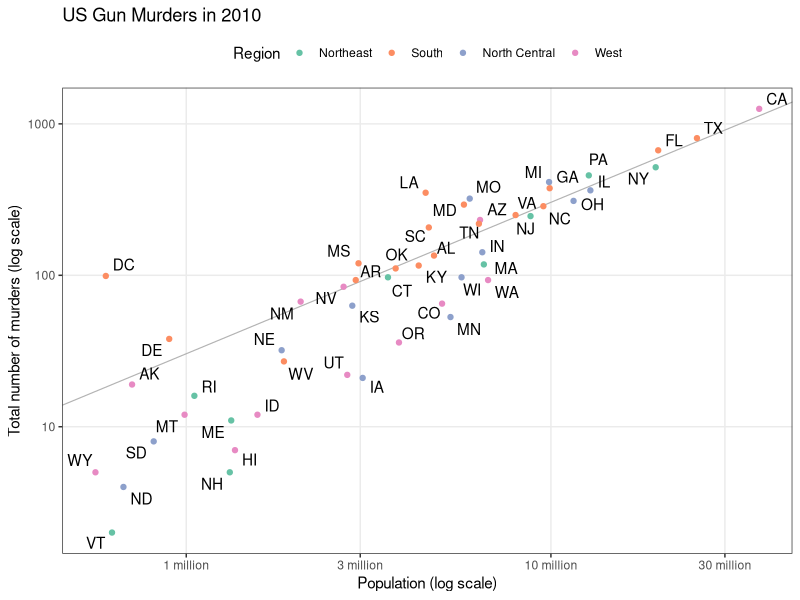
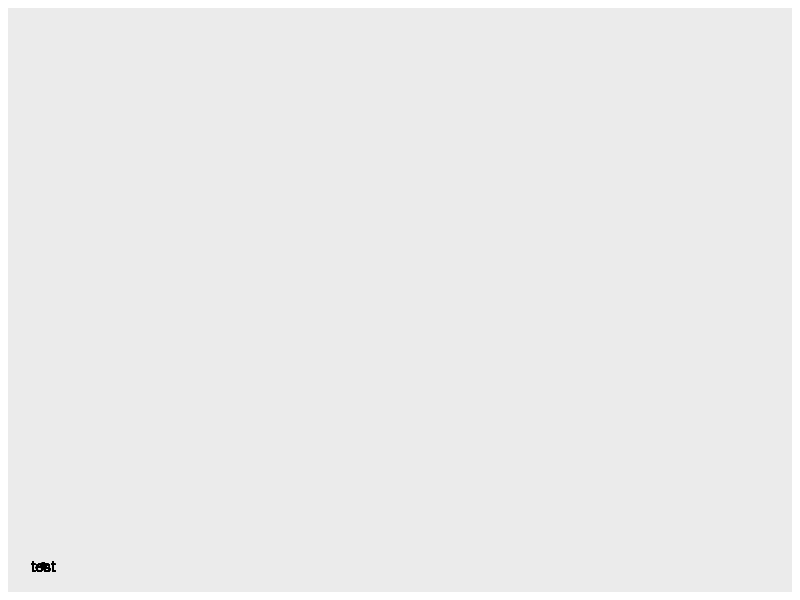
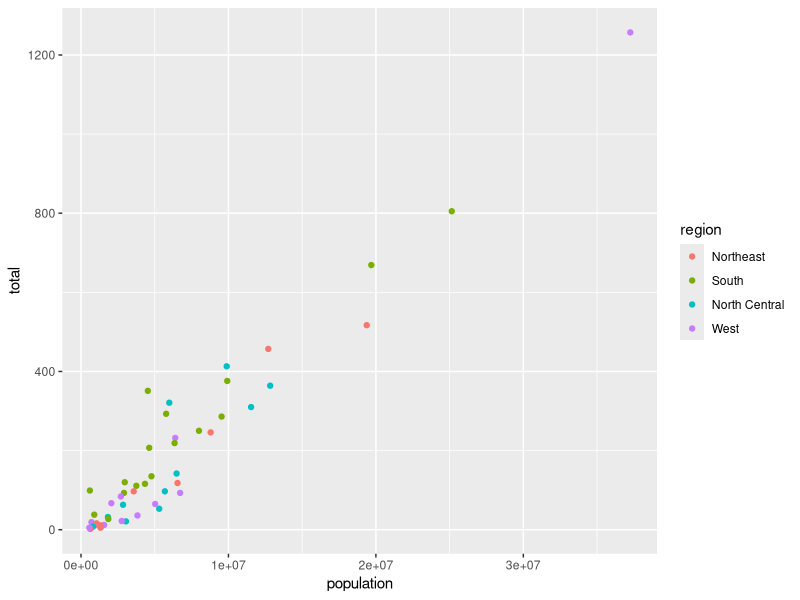
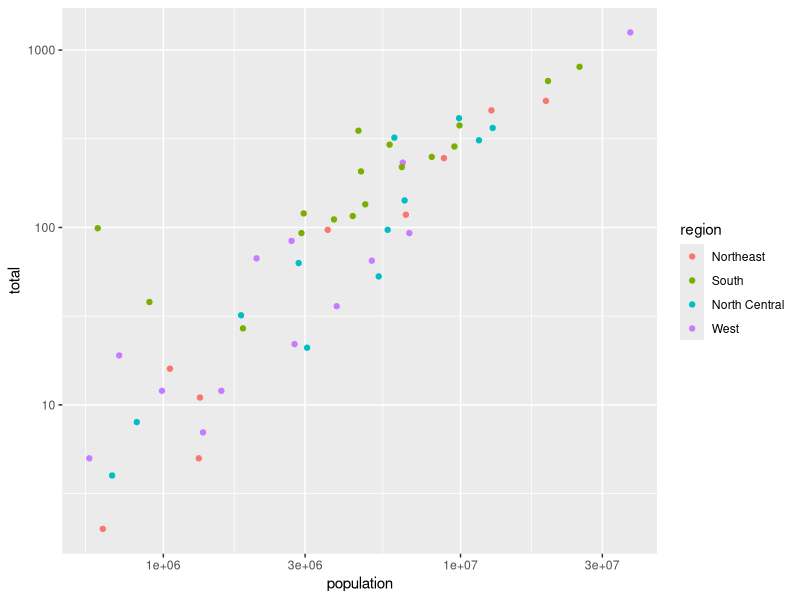
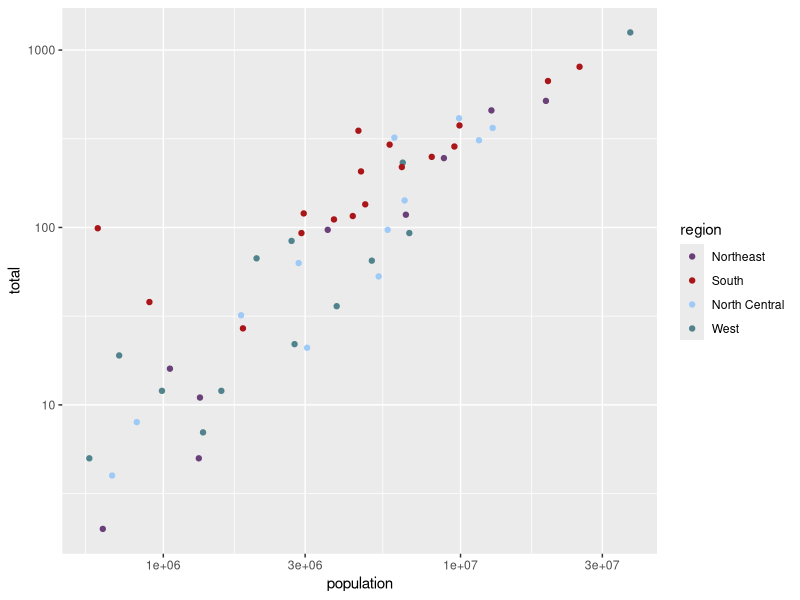
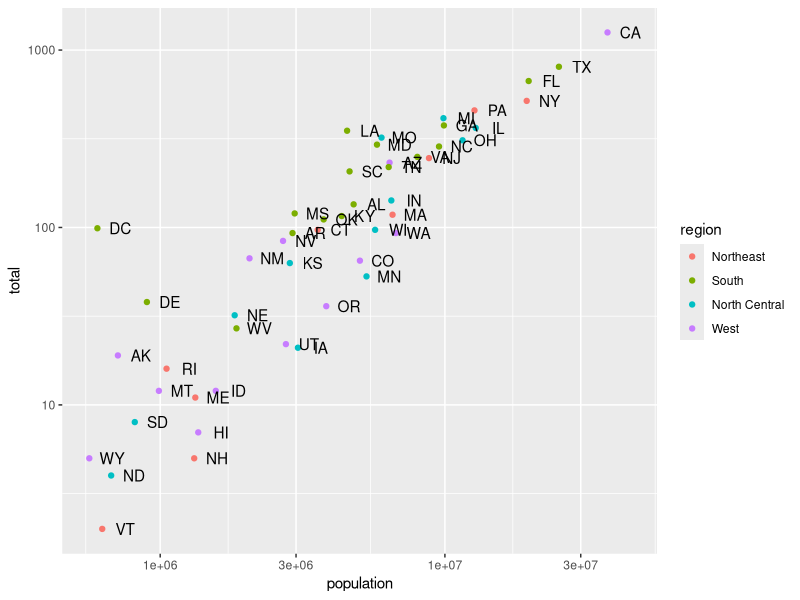
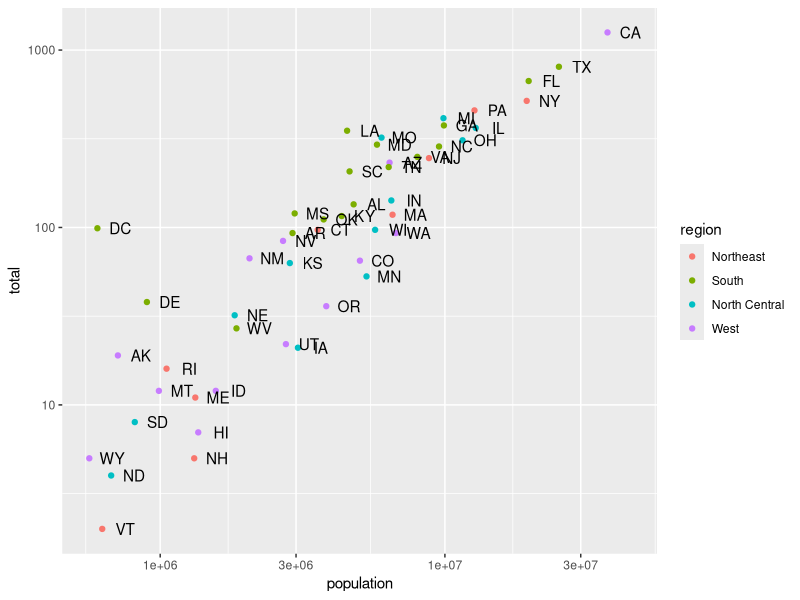
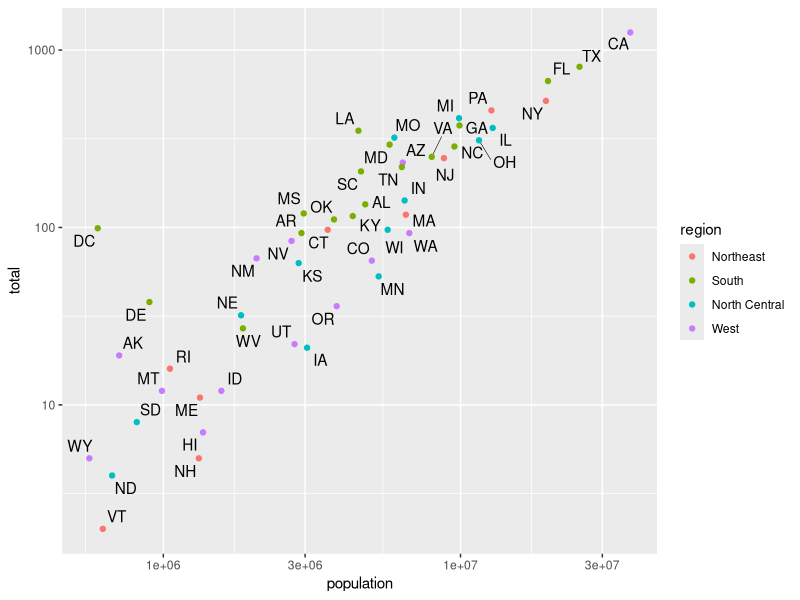

Source code (R) for these figures, in order:
## ---- chunk 1
library("knitr")
knitr::opts_chunk$set(cache = FALSE, message = FALSE, warning = FALSE, echo = TRUE)
## ---- chunk 2
library(dplyr)
library(dslabs)
library(ggplot2)
library(ggrepel)
library(scales)
## ---- chunk 3
data(murders)
r <- murders %>% 
  summarize(rate = sum(total) /  sum(population)) %>%
  pull(rate)

ggplot(murders, aes(x = population, y = total)) +
  geom_abline(intercept = log10(r), size = 0.4, col = "#b3b3b3") +
  geom_text_repel(aes(label = abb), segment.size = 0.2) + # I moved it up so that the geom_point's appear on top of the lines
  geom_point(aes(col = region)) +
  scale_x_log10(labels = unit_format(unit = "million", scale = 1e-6)) + # used to convert scientific notation to readable labels
  scale_y_log10() +
  scale_color_brewer(palette = "Set2") +
  labs(
    x = "Population (log scale)",
    y = "Total number of murders (log scale)",
    color = "Region",
    title = "US Gun Murders in 2010"
  ) +
  theme_bw() +
  theme(
    legend.position = "top",
    panel.grid.minor = element_blank()
  )
## ---- chunk 4
data(murders)
head(murders)
## ---- chunk 5
non_tidy <- data.frame(t(murders))
colnames(non_tidy) <- non_tidy[1, ]
non_tidy <- non_tidy[-1, ]
non_tidy[, 1:6]
## ---- chunk 6
ggplot(murders) +
  geom_point(x = 0, y = 0) +
  geom_text(x = 0, y = 0, label = "test")
## ---- chunk 7
ggplot(murders) +
  geom_point(aes(x = population, y = total, col = region))
## ---- chunk 8
ggplot(murders) +
  geom_point(aes(x = population, y = total, col = region)) +
  scale_x_log10() +
  scale_y_log10()
## ---- chunk 9
ggplot(murders) +
  geom_point(aes(x = population, y = total, col = region)) +
  scale_x_log10() +
  scale_y_log10() +
  scale_color_manual(values = c("#6a4078", "#aa1518", "#9ecaf8", "#50838c")) # exercise: find better colors using https://imagecolorpicker.com/
## ---- chunk 10
ggplot(murders) +
  geom_point(aes(x = population, y = total, col = region)) +
  geom_text(
    aes(x = population, y = total, label = abb),
    nudge_x = 0.08 # what would happen if I remove this?
  ) +
  scale_x_log10() +
  scale_y_log10()
## ---- chunk 11
ggplot(murders, aes(x = population, y = total)) +
  geom_point(aes(col = region)) +
  geom_text(aes(label = abb), nudge_x = 0.08) +
  scale_x_log10() +
  scale_y_log10()
## ---- chunk 12
ggplot(murders, aes(x = population, y = total)) +
  geom_text_repel(aes(label = abb), segment.size = 0.2) + # I moved it up so that the geom_point's appear on top of the lines
  geom_point(aes(col = region)) +
  scale_x_log10() +
  scale_y_log10()
## ---- chunk 13
r <- murders %>% 
  summarize(rate = sum(total) /  sum(population)) %>%
  pull(rate)
r
## ---- chunk 14
ggplot(murders, aes(x = population, y = total)) +
  geom_abline(intercept = log10(r), size = 0.4, col = "#b3b3b3") +
  geom_text_repel(aes(label = abb), segment.size = 0.2) +
  geom_point(aes(col = region)) +
  scale_x_log10() +
  scale_y_log10()
## ---- chunk 15
ggplot(murders, aes(x = population, y = total)) +
  geom_abline(intercept = log10(r), size = 0.4, col = "#b3b3b3") +
  geom_text_repel(aes(label = abb), segment.size = 0.2) +
  geom_point(aes(col = region)) +
  scale_x_log10(labels = unit_format(unit = "million", scale = 1e-6)) + # used to convert scientific notation to readable labels
  scale_y_log10() +
  labs(
    x = "Population (log scale)",
    y = "Total number of murders (log scale)",
    color = "region",
    title = "US Gun Murders in 2010"
  ) +
  theme(legend.position = "top")
## ---- chunk 16
ggplot(murders, aes(x = population, y = total)) +
  geom_abline(intercept = log10(r), size = 0.4, col = "#b3b3b3") +
  geom_text_repel(aes(label = abb), segment.size = 0.2) +
  geom_point(aes(col = region)) +
  scale_x_log10(labels = unit_format(unit = "million", scale = 1e-6)) +
  scale_y_log10() +
  scale_color_brewer(palette = "Set2") +
  labs(
    x = "Population (log scale)",
    y = "Total number of murders (log scale)",
    color = "Region",
    title = "US Gun Murders in 2010"
  ) +
  theme_bw() +
  theme(
    legend.position = "top",
    panel.grid.minor = element_blank()
  )
